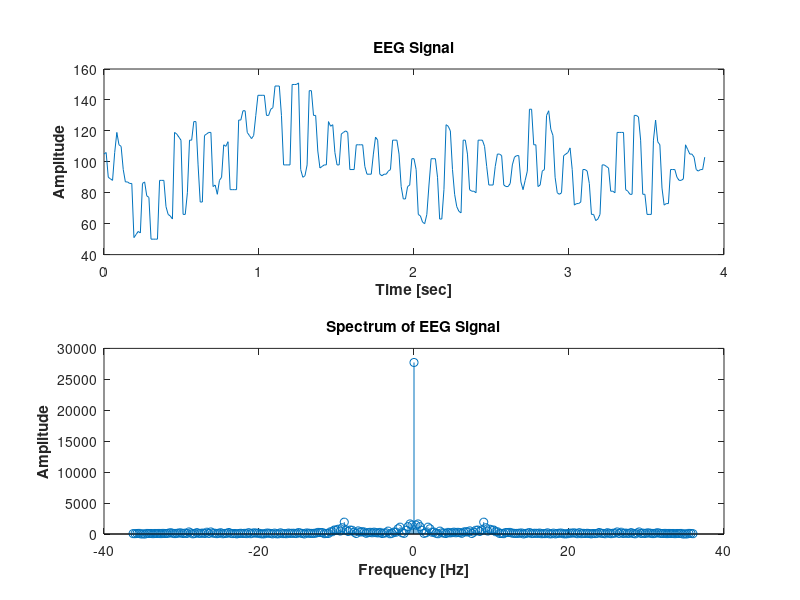

The MATLAB script that drew this image: (Note: this script raises an error after producing the figure.)
clc; clear

% Display the signal in time and frequency

load("EEG_X");
fs=72.5;
N=length(EEG);

figure("name","EEG Signal & Spectrum","Position",get(0,'ScreenSize'),"Visible","on");
time=(0:(N-1))/fs;
figure(1);
subplot(2,1,1);
plot(time,EEG);
title('EEG Signal');
xlabel('Time [sec]',"FontWeight","bold");
ylabel('Amplitude',"FontWeight","bold");

subplot(2,1,2);
y=abs(fftshift(fft(EEG)));
f_vec=linspace(-fs/2,fs/2-fs/N,N);
stem(f_vec,y);
title('Spectrum of EEG Signal');
xlabel('Frequency [Hz]',"FontWeight","bold");
ylabel('Amplitude',"FontWeight","bold");


%% 
% Calculation of alpha wave frequency in 3 different ways

% Finding the frequency from the time plane

EEG1=EEG-mean(EEG);
%plot(time,EEG1);
%hold on;
dt=1/fs;
[piks, locs]=findpeaks(EEG1,fs,"minpeakdistance",0.05);
%plot(locs,piks,"r*");
diff_picks=mean(diff(locs));
tederA=1/diff_picks;
disp("The frequency is "+ tederA);

% Finding the frequency after a shift to the frequency plane

y1=y((N/2)+2:end);
f1=f_vec((N/2)+2:end);
%stem(f1,y1);
[value, loc]=max(y1);
tederB=f1(loc);
disp("The frequency is "+ tederB);

% Finding the frequency by Z transform

% a - By the equation
n=0:N-1;
% X(z)=sum(EEG.*z.^(-n)) Z transform
dw=2*pi/N;
w=0:dw:2*pi-dw;

X=zeros(1,N);
for i=1:length(w)
    z=exp(-1i*w(i));
    X(i)=sum(EEG.*(z.^n)); % z transform for the unit circle
end

f_vec=linspace(-fs/2,fs/2-fs/N,N);
EEGspec=fftshift(abs(X));
f_vector=f_vec(N/2+2:end);
EEGspectrum=EEGspec(N/2+2:end);
%plot(f_vector,EEGspectrum)

[value1, loc1]=max(EEGspectrum);
tederC=f_vector(loc1);
disp("The frequency is "+ tederC);

% b- by using function freqz

[val,f]=freqz(EEG-mean(EEG),1,2048,fs); 

%figure;
%plot(f,abs(val))
[value2, loc2]=max(val);
tederD=f(loc2);
disp("The frequency is "+ tederD);

%% 
% Butterworth filter on th EEG signal

fc=(0.1*fs)/(0.5*fs); 
[d,c]=butter(2,fc,"high");
EEGfilt=filtfilt(d,c,EEG);

figure("name","Filtered EEG Signal","Position",get(0,'ScreenSize'),"Visible","on");

subplot(2,1,1);
time=(0:(N-1))/fs;
plot(time,EEG);
xlabel('Time [sec]',"FontWeight","bold");
ylabel("EEG Signal","FontWeight","bold");
title("Original EEG Signal");

subplot(2,1,2);
plot(time,EEGfilt);
xlabel('Time [sec]',"FontWeight","bold");
ylabel("EEG Signal","FontWeight","bold");
title("Filtered EEG Signal");








